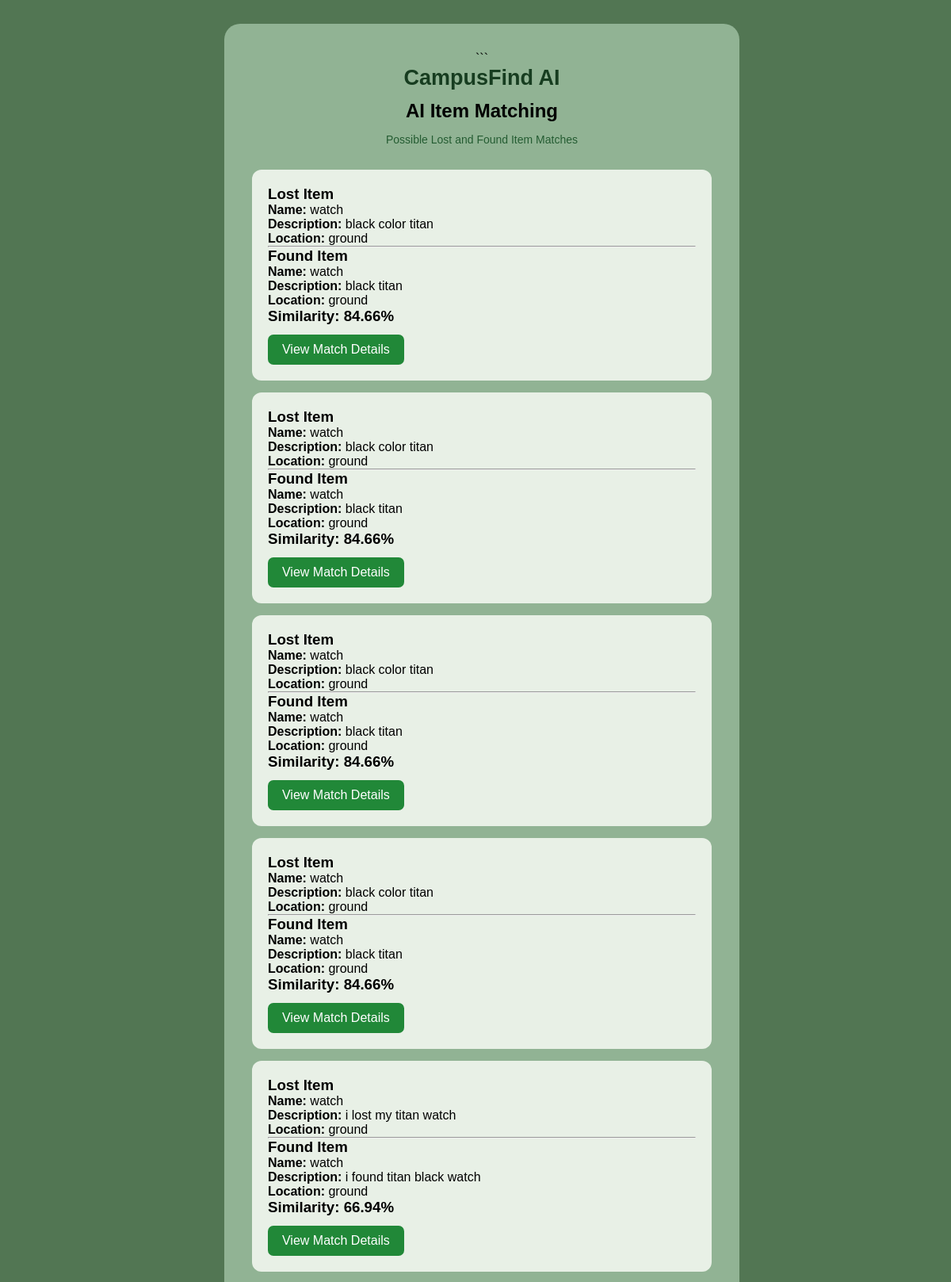
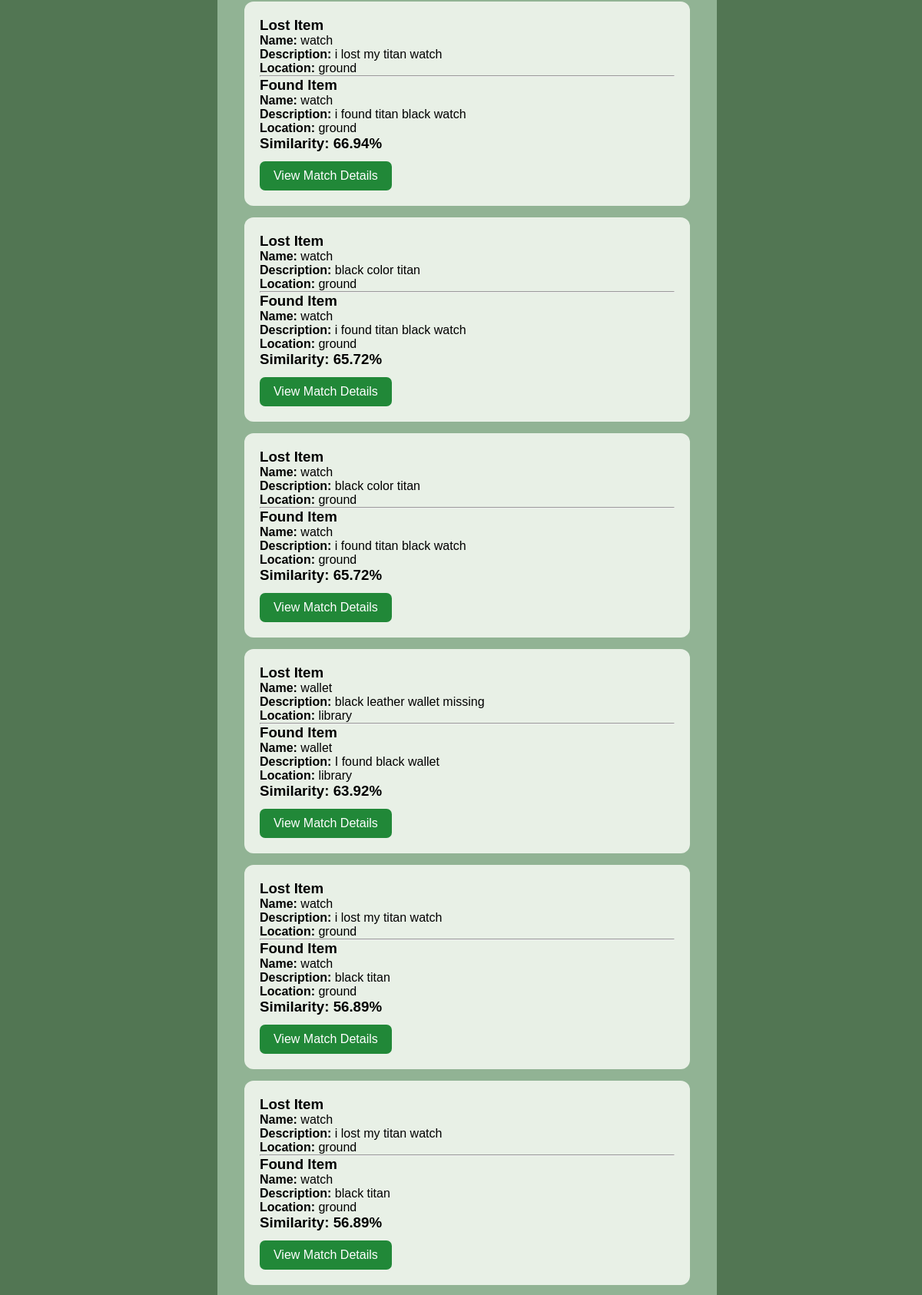
The app's page /matches (signed in, upper part) with its own data (2 pictures, top to bottom).
### tables this page shows
CREATE TABLE lost_items (
            id INTEGER PRIMARY KEY AUTOINCREMENT,
            item_name TEXT NOT NULL,
            description TEXT NOT NULL,
            category TEXT NOT NULL,
            location TEXT NOT NULL,
            date_lost TEXT NOT NULL,
            image TEXT
        , user_id INTEGER);

CREATE TABLE found_items (
            id INTEGER PRIMARY KEY AUTOINCREMENT,
            item_name TEXT NOT NULL,
            description TEXT NOT NULL,
            category TEXT NOT NULL,
            location TEXT NOT NULL,
            date_found TEXT NOT NULL,
            image TEXT NOT NULL
        , user_id INTEGER);

### app.py (the view)
@app.route("/matches")
@login_required
def matches():
    conn = get_db_connection()
    lost_items = conn.execute(
        "SELECT * FROM lost_items"
    ).fetchall()
    found_items = conn.execute(
        "SELECT * FROM found_items"
    ).fetchall()
    conn.close()
    matching_items = []
    for lost in lost_items:
        for found in found_items:
            score = calculate_similarity(
                item_text(lost),
                item_text(found)
            )
            if score >= 15:
                matching_items.append({
                    "lost": lost,
                    "found": found,
                    "score": round(score, 2)
                })
    matching_items.sort(
        key=lambda item: item["score"],
        reverse=True
    )
    return render_template(
        "matches.html",
        matching_items=matching_items
    )

### app.py (called while the page is built)
def get_db_connection():
    conn = sqlite3.connect("campusfind.db")
    conn.row_factory = sqlite3.Row
    conn.execute("PRAGMA foreign_keys = ON")
    return conn

def login_required(function):
    @wraps(function)
    def wrapper(*args, **kwargs):
        if "user_id" not in session:
            return redirect(url_for("login"))
        return function(*args, **kwargs)
    return wrapper

def calculate_similarity(text1, text2):
    words1 = re.findall(r"\b\w+\b", (text1 or "").lower())
    words2 = re.findall(r"\b\w+\b", (text2 or "").lower())
    if not words1 or not words2:
        return 0
    all_words = set(words1 + words2)
    tf1 = Counter(words1)
    tf2 = Counter(words2)
    vector1 = []
    vector2 = []
    for word in all_words:
        document_count = 1 + int(word in words1) + int(word in words2)
        idf = math.log(3 / document_count) + 1
        vector1.append((tf1[word] / len(words1)) * idf)
        vector2.append((tf2[word] / len(words2)) * idf)
    dot_product = sum(a * b for a, b in zip(vector1, vector2))
    magnitude1 = math.sqrt(sum(a * a for a in vector1))
    magnitude2 = math.sqrt(sum(b * b for b in vector2))
    if magnitude1 == 0 or magnitude2 == 0:
        return 0
    return (dot_product / (magnitude1 * magnitude2)) * 100

def item_text(item):
    return " ".join([
        item["item_name"] or "",
        item["description"] or "",
        item["category"] or "",
        item["location"] or ""
    ])

### templates/matches.html (shortened to what this page needs)
<!DOCTYPE html>
<html>
<head>
<link rel="stylesheet"
      href="{{ url_for('static', filename='css/style.css') }}">
</head>
<body>
<div class="login-container" style="width:650px;">
```
<h1>CampusFind AI</h1>
<h2>AI Item Matching</h2>
<p class="subtitle">
    Possible Lost and Found Item Matches
</p>
{% if matching_items %}
    {% for match in matching_items %}
    <div class="match-card">
        <h3>Lost Item</h3>
        <p><b>Name:</b>
            {{ match.lost['item_name'] }}</p>
        <p><b>Description:</b>
            {{ match.lost['description'] }}</p>
        <p><b>Location:</b>
            {{ match.lost['location'] }}</p>
        <hr>
        <h3>Found Item</h3>
        <p><b>Name:</b>
            {{ match.found['item_name'] }}</p>
        <p><b>Description:</b>
            {{ match.found['description'] }}</p>
        <p><b>Location:</b>
            {{ match.found['location'] }}</p>
        <h3>
            Similarity: {{ match.score }}%
        </h3>
        <a class="details-btn"
           href="{{ url_for('match_details',
           lost_id=match.lost['id'],
           found_id=match.found['id']) }}">
            View Match Details
        </a>
    </div>
    {% endfor %}
{% else %}
    <p class="register">
        No possible matches found yet.
    </p>
{% endif %}
</div>
</body>
</html>

### static/css/style.css (style rules this page uses)
* { margin: 0; padding: 0; box-sizing: border-box; font-family: Arial, sans-serif; }
body { background: #527653; min-height: 100vh; display: flex; justify-content: center; align-items: center; padding: 30px 0; }
.login-container { width: 400px; max-width: 90%; padding: 35px; background: #91B394; border-radius: 20px; text-align: center; margin: auto; }
h1 { color: #173D20; font-size: 27px; margin-bottom: 12px; }
.subtitle { color: #245C32; font-size: 14px; margin: 10px 0 25px; line-height: 1.8; }

### templates/matches.html (style rules this page uses)
.match-card { background: #E8F0E6; padding: 20px; margin: 15px 0; border-radius: 12px; text-align: left; }
.details-btn { display: inline-block; background: #218838; color: white; padding: 10px 18px; margin-top: 12px; border-radius: 7px; text-decoration: none; }

### records on screen
lost_items: lost.item_name "watch" "watch" "watch", lost.description "black color titan" "black color titan" "black color titan", lost.location "ground" "ground" "ground"
found_items: found.item_name "watch" "watch" "watch", found.description "black titan" "black titan" "black titan", found.location "ground" "ground" "ground"
found_items: found.item_name "watch" "watch" "watch", found.description "black titan" "black titan" "black titan", found.location "ground" "ground" "ground"
lost_items: lost.item_name "watch" "watch" "watch", lost.description "black color titan" "black color titan" "black color titan", lost.location "ground" "ground" "ground"
lost_items: lost.item_name "watch" "watch" "watch", lost.description "i lost my titan watch" "i lost my titan watch" "i lost my titan watch", lost.location "ground" "ground" "ground"
found_items: found.item_name "watch" "watch" "watch" "watch", found.description "i found titan black watch" "i found titan black watch" "i found titan black watch" "i found titan black watch", found.location "ground" "ground" "ground" "ground"
lost_items: lost.item_name "watch", lost.description "i lost my titan watch", lost.location "ground"
lost_items: lost.item_name "wallet", lost.description "black leather wallet missing", lost.location "library"
found_items: found.item_name "wallet", found.description "I found black wallet", found.location "library"

### other values on screen
{{ match.score }} "84.66" "84.66" "84.66" "84.66" "66.94" "66.94" "65.72" "65.72" "63.92" "56.89" "56.89"
